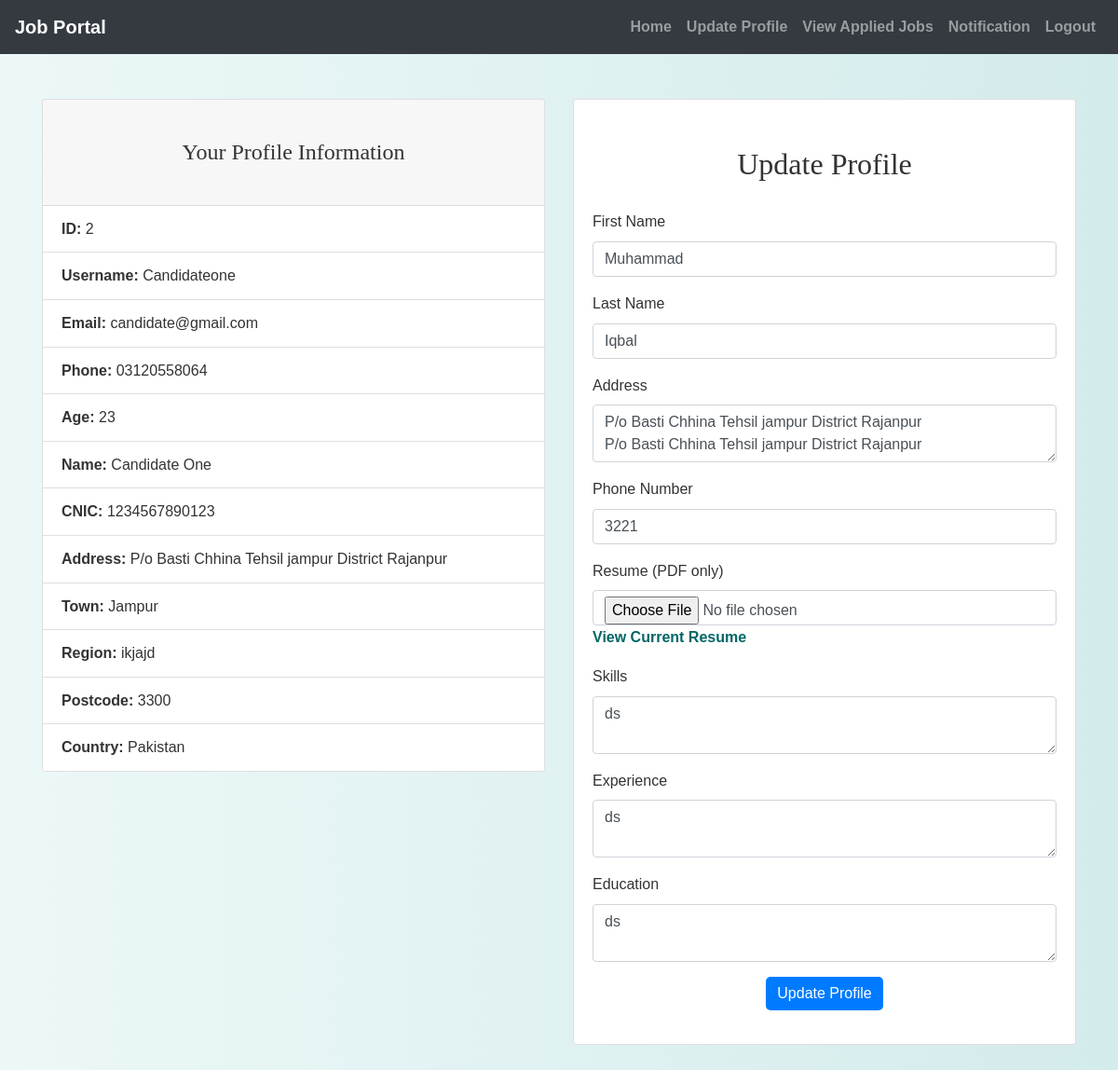
Screenshot of /candidate/update_profile.php (signed in) with the database file from the repository.
### tables this page shows
CREATE TABLE `users` (
  `id` int(11) NOT NULL,
  `username` varchar(50) NOT NULL,
  `password` varchar(255) NOT NULL,
  `email` varchar(100) NOT NULL,
  `phone` varchar(20) NOT NULL,
  `age` int(11) DEFAULT NULL,
  `usertype` varchar(20) DEFAULT NULL,
  `name` varchar(50) DEFAULT NULL,
  `cnic` varchar(50) DEFAULT NULL,
  `address` varchar(100) DEFAULT NULL,
  `town` varchar(100) DEFAULT NULL,
  `region` varchar(100) DEFAULT NULL,
  `postcode` varchar(100) DEFAULT NULL,
  `country` varchar(100) DEFAULT NULL
);

CREATE TABLE `candidates` (
  `candidate_id` int(11) NOT NULL,
  `first_name` varchar(100) DEFAULT NULL,
  `last_name` varchar(100) DEFAULT NULL,
  `address` text DEFAULT NULL,
  `phone_number` varchar(20) DEFAULT NULL,
  `resume_url` varchar(255) DEFAULT NULL,
  `skills` text DEFAULT NULL,
  `experience` text DEFAULT NULL,
  `education` text DEFAULT NULL
);

### candidate/update_profile.php (the view, shortened to what this page needs)
<?php
include('config.php');
$first_name = $last_name = $address = $phone_number = $resume_url = $skills = $experience = $education = "";
$id = $_SESSION["id"];
$user_data = [];
$sql = "SELECT * FROM users WHERE id = ?";
$stmt = mysqli_prepare($conn, $sql);
mysqli_stmt_bind_param($stmt, "i", $id);
mysqli_stmt_execute($stmt);
$result = mysqli_stmt_get_result($stmt);
if ($result && mysqli_num_rows($result) > 0) {
    $user_data = mysqli_fetch_assoc($result);
}
$sql = "SELECT * FROM Candidates WHERE candidate_id = ?";
$stmt = mysqli_prepare($conn, $sql);
mysqli_stmt_bind_param($stmt, "i", $id);
mysqli_stmt_execute($stmt);
$result = mysqli_stmt_get_result($stmt);
$candidate = mysqli_fetch_assoc($result);
if ($candidate) {
    $first_name = $candidate['first_name'];
    $last_name = $candidate['last_name'];
    $address = $candidate['address'];
    $phone_number = $candidate['phone_number'];
    $resume_url = $candidate['resume_url'];
    $skills = $candidate['skills'];
    $experience = $candidate['experience'];
    $education = $candidate['education'];
}
?>
<!DOCTYPE html>
<html>
<head>
    <link rel="stylesheet" href="https://maxcdn.bootstrapcdn.com/bootstrap/4.5.2/css/bootstrap.min.css">
    <link rel="stylesheet" href="./css/style.css">
</head>
<body>
<?php include('navbar.php'); ?>
    <div class="container mt-5">
    <div class="row">
        <div class="col-md-6">
            <div class="card">
                <div class="card-header text-center">
                    <h4>Your Profile Information</h4>
                </div>
                <ul class="list-group list-group-flush">
                    <li class="list-group-item"><strong>ID:</strong> <?php echo htmlspecialchars($user_data['id']); ?></li>
                    <li class="list-group-item"><strong>Username:</strong> <?php echo htmlspecialchars($user_data['username']); ?></li>
                    <li class="list-group-item"><strong>Email:</strong> <?php echo htmlspecialchars($user_data['email']); ?></li>
                    <li class="list-group-item"><strong>Phone:</strong> <?php echo htmlspecialchars($user_data['phone']); ?></li>
                    <li class="list-group-item"><strong>Age:</strong> <?php echo htmlspecialchars($user_data['age']); ?></li>
                    <li class="list-group-item"><strong>Name:</strong> <?php echo htmlspecialchars($user_data['name']); ?></li>
                    <li class="list-group-item"><strong>CNIC:</strong> <?php echo htmlspecialchars($user_data['cnic']); ?></li>
                    <li class="list-group-item"><strong>Address:</strong> <?php echo htmlspecialchars($user_data['address']); ?></li>
                    <li class="list-group-item"><strong>Town:</strong> <?php echo htmlspecialchars($user_data['town']); ?></li>
                    <li class="list-group-item"><strong>Region:</strong> <?php echo htmlspecialchars($user_data['region']); ?></li>
                    <li class="list-group-item"><strong>Postcode:</strong> <?php echo htmlspecialchars($user_data['postcode']); ?></li>
                    <li class="list-group-item"><strong>Country:</strong> <?php echo htmlspecialchars($user_data['country']); ?></li>
                </ul>
            </div>
        </div>
        <div class="col-md-6">
            <div class="card mx-auto" style="max-width: 600px;">
                <div class="card-body">
                    <h2 class="text-center">Update Profile</h2>
                    <form action="<?php echo htmlspecialchars($_SERVER["PHP_SELF"]); ?>" method="post" enctype="multipart/form-data">
                        <div class="form-group">
                            <label>First Name</label>
                            <input type="text" name="first_name" class="form-control" value="<?php echo htmlspecialchars($first_name); ?>">
                        </div>
                        <div class="form-group">
                            <label>Last Name</label>
                            <input type="text" name="last_name" class="form-control" value="<?php echo htmlspecialchars($last_name); ?>">
                        </div>
                        <div class="form-group">
                            <label>Address</label>
                            <textarea name="address" class="form-control"><?php echo htmlspecialchars($address); ?></textarea>
                        </div>
                        <div class="form-group">
                            <label>Phone Number</label>
                            <input type="text" name="phone_number" class="form-control" value="<?php echo htmlspecialchars($phone_number); ?>">
                        </div>
                        <div class="form-group">
                            <label>Resume (PDF only)</label>
                            <input type="file" name="resume" class="form-control">
                            <?php if ($resume_url): ?>
                                <a href="<?php echo htmlspecialchars($resume_url); ?>" target="_blank">View Current Resume</a>
                            <?php endif; ?>
                        </div>
                        <div class="form-group">
                            <label>Skills</label>
                            <textarea name="skills" class="form-control"><?php echo htmlspecialchars($skills); ?></textarea>
                        </div>
                        <div class="form-group">
                            <label>Experience</label>
                            <textarea name="experience" class="form-control"><?php echo htmlspecialchars($experience); ?></textarea>
                        </div>
                        <div class="form-group">
                            <label>Education</label>
                            <textarea name="education" class="form-control"><?php echo htmlspecialchars($education); ?></textarea>
                        </div>
                        <div class="form-group text-center">
                            <input type="submit" value="Update Profile" class="btn btn-primary">
                        </div>
                    </form>
                </div>
            </div>
        </div>
    </div>
    </div>
</body>
</html>

### candidate/css/style.css (style rules this page uses)
body { background: linear-gradient(90deg, rgba(233, 246, 246, 0.831), rgba(207, 233, 233, 0.9)); font-family: 'Arial', sans-serif; color: #333; line-height: 1.6; }
h1, h2, h3, h4 { text-align: center; margin-top: 30px; margin-bottom: 30px; font-family: 'Georgia', serif; }
.container { margin-bottom: 40px; }
.btn-primary { color: #fff; border: none; border-radius: 5px; cursor: pointer; transition: background-color 0.3s ease; }
a { color: #006666; text-decoration: none; font-weight: bold; }

### rows the page displays
users: id "2", username "Candidateone", email "candidate@gmail.com", phone "03120558064", age "23", name "Candidate One", cnic "1234567890123", address "P/o Basti Chhina Tehsil jampur District Rajanpur", town "Jampur", region "ikjajd", postcode "3300", country "Pakistan"
candidates: first_name "Muhammad", last_name "Iqbal", address "P/o Basti Chhina Tehsil jampur District Rajanpur P/o Basti Chhina Tehsil jampur District Rajanpur", phone_number "3221", skills "ds", experience "ds", education "ds"
